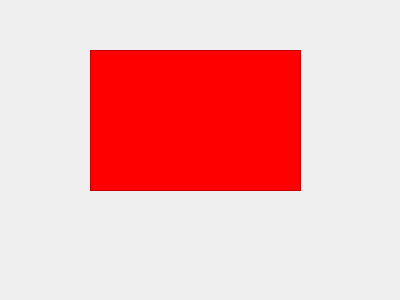
<?xml version="1.0" encoding="UTF-8"?>
<ui version="4.0">
 <class>Form</class>
 <widget class="QWidget" name="Form">
  <property name="geometry">
   <rect>
    <x>0</x>
    <y>0</y>
    <width>400</width>
    <height>300</height>
   </rect>
  </property>
  <property name="windowTitle">
   <string>Form</string>
  </property>
  <widget class="QFrame" name="frame">
   <property name="geometry">
    <rect>
     <x>90</x>
     <y>50</y>
     <width>211</width>
     <height>141</height>
    </rect>
   </property>
   <property name="styleSheet">
    <string notr="true">background-color: red;</string>
   </property>
   <property name="frameShape">
    <enum>QFrame::StyledPanel</enum>
   </property>
   <property name="frameShadow">
    <enum>QFrame::Raised</enum>
   </property>
  </widget>
 </widget>
 <resources/>
 <connections/>
</ui>
